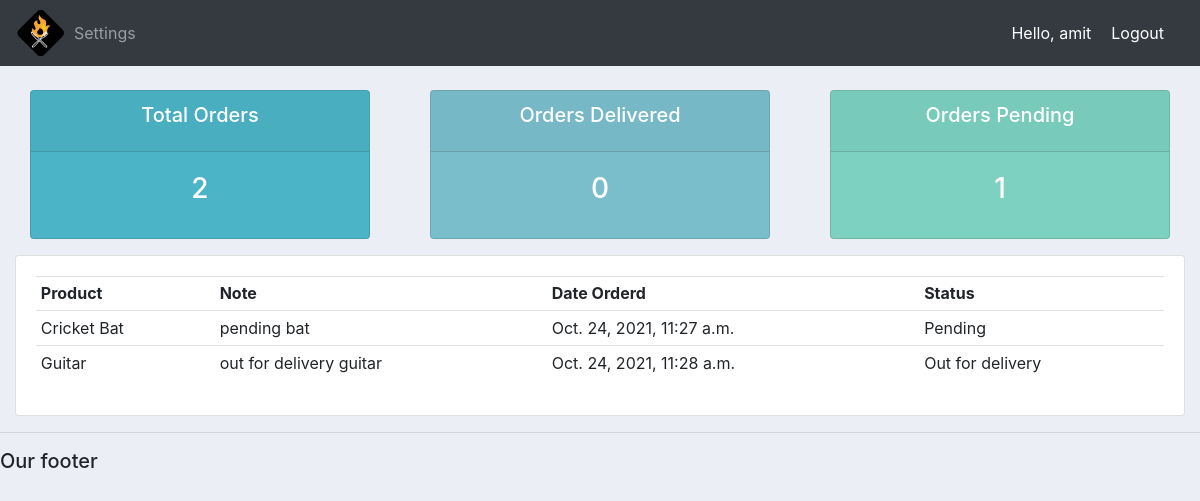
Screenshot of /user/ (signed in) with the database file from the repository.
### accounts/models.py (models this page shows, shortened)
class Order(models.Model):
    STATUS = (
        ('Pending', 'Pending'),
        ('Out for delivery', 'Out for delivery'),
        ('Delivered', 'Delivered')
    )
    customer = models.ForeignKey(Customer, null=True, on_delete=models.SET_NULL)
    product = models.ForeignKey(Product, null=True, on_delete=models.SET_NULL)
    date_created = models.DateTimeField(auto_now_add=True, null=True)
    status = models.CharField(max_length=200, null=True, choices=STATUS)
    note = models.CharField(max_length=1000, null=True)

class Product(models.Model):
    CATEGORY = (
        ('Indoor', 'Indoor'),
        ('Out door', 'Out door')
    )
    name = models.CharField(max_length=200, null=True)
    price = models.FloatField(null=True)
    category = models.CharField(max_length=200, null=True, choices=CATEGORY)
    description = models.CharField(max_length=200, null=True, blank=True)
    date_created = models.DateTimeField(auto_now_add=True, null=True)
    tags = ManyToManyField(Tag)
    def __str__(self):
        return self.name

### accounts/decorators.py (the view)
        def wrapper_func(request, *args, **kwargs):
            group = None
            if request.user.groups.exists():
                group = request.user.groups.all()[0].name
            if group in allowed_roles:
                return view_func(request, *args, **kwargs)
            else:
                return HttpResponse('You are restricted to view this page!')

### accounts/views.py (called while the page is built)
@login_required(login_url="login")
@allowed_users(allowed_roles=['customer'])
def userPage(request):
    orders = request.user.customer.order_set.all()
    total_order = orders.count()
    pending = orders.filter(status='Pending').count()
    delivered = orders.filter(status='Delivered').count()
    dict = {'orders':orders, 'total_orders':total_order, 'pendings':pending, 'delivered':delivered}
    return render(request, 'accounts/user.html', dict)

### accounts/templates/accounts/user.html
{% extends 'accounts/main.html' %}
{% block content %}
{% include 'accounts/status.html' %}
<div class="row">
    <div class="col-md">
        <div class="card card-body">
            <table class="table table-sm">
                <tr>
                    <th>Product</th>
                    <th>Note</th>
                    <th>Date Orderd</th>
                    <th>Status</th>
                </tr>
                {% for order in orders %}
                    <tr>
                        <td>{{ order.product }}</td>
                        <td>{{ order.note }}</td>
                        <td>{{ order.date_created }}</td>
                        <td>{{ order.status }}</td>
                    </tr>
                {% endfor %}
            </table>
        </div>
    </div>
</div>
{% endblock content %}

### accounts/templates/accounts/navbar.html (shortened to what this page needs)
{% load static %}
<nav class="navbar navbar-expand-lg navbar-dark bg-dark">
    <img src="{% static 'images/logo.png' %}" width="50" height="50">
    <div class="collapse navbar-collapse" id="navbarNav">
      <ul class="navbar-nav">
        {% if request.user.is_staff %}
          <li class="nav-item active">
            <a class="nav-link" href="{% url 'home' %}">Dashboard <span class="sr-only">(current)</span></a>
          </li>
          <li class="nav-item">
            <a class="nav-link" href="{% url 'products' %}">Products</a>
          </li>
        {% else %}
          <li class="nav-item">
            <a class="nav-link" href="{% url 'account' %}">Settings</a>
          </li>
        {% endif %}
      </ul>
    </div>
    <span class="hello-msg">Hello, {{ request.user }}</span>
    <span><a class="hello-msg" href="{% url 'logout' %}">Logout</a></span>
  </nav>

### static/css/main.css (style rules this page uses)
body { background-color: #ebeff5; }

### accounts/templates/accounts/navbar.html (style rules this page uses)
.hello-msg { font-size: 18; color: #fff; margin-right: 20px; }

### rows the page displays
Order: product "Cricket Bat", note "pending bat", date_created "Oct. 24, 2021, 11:27 a.m.", status "Pending"
Order: product "Guitar", note "out for delivery guitar", date_created "Oct. 24, 2021, 11:28 a.m.", status "Out for delivery"

### other values shown
{{ request.user }} "amit"
{{ total_orders }} "2"
{{ delivered }} "0"
{{ pendings }} "1"
